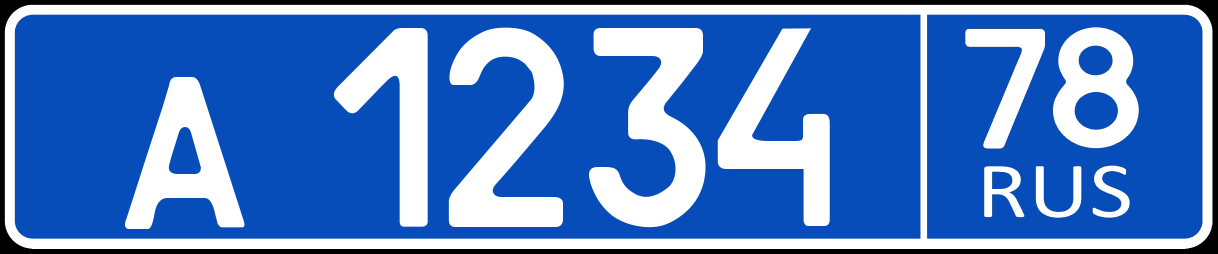
#> input picture ComputerVision/TesseractOpencv/ReadLettersFromvideo/test.png, 3654 x 762 px, given in place of the camera (shown at 1/3 size)
$ python cornerdec.py
#> lines starting #> are read from the running program, lines starting #| are printed output that depends on the picture; after the words box and inside, x2 and y2 are one past the last pixel; in counts of white or black regions, pixels touching at a corner belong together
### OpenCV/BasicPrograms/Object tracking/Cornerdetection/stackmodule.py
import cv2
import numpy as np

def stackImages(scale,imgArray):
    rows = len(imgArray)
    cols = len(imgArray[0])
    rowsAvailable = isinstance(imgArray[0], list)
    width = imgArray[0][0].shape[1]
    height = imgArray[0][0].shape[0]
    if rowsAvailable:
        for x in range ( 0, rows):
            for y in range(0, cols):
                if imgArray[x][y].shape[:2] == imgArray[0][0].shape [:2]:
                    imgArray[x][y] = cv2.resize(imgArray[x][y], (0, 0), None, scale, scale)
                else:
                    imgArray[x][y] = cv2.resize(imgArray[x][y], (imgArray[0][0].shape[1], imgArray[0][0].shape[0]), None, scale, scale)
                if len(imgArray[x][y].shape) == 2: imgArray[x][y]= cv2.cvtColor( imgArray[x][y], cv2.COLOR_GRAY2BGR)
        imageBlank = np.zeros((height, width, 3), np.uint8)
        hor = [imageBlank]*rows
        hor_con = [imageBlank]*rows
        for x in range(0, rows):
            hor[x] = np.hstack(imgArray[x])
        ver = np.vstack(hor)
    else:
        for x in range(0, rows):
            if imgArray[x].shape[:2] == imgArray[0].shape[:2]:
                imgArray[x] = cv2.resize(imgArray[x], (0, 0), None, scale, scale)
            else:
                imgArray[x] = cv2.resize(imgArray[x], (imgArray[0].shape[1], imgArray[0].shape[0]), None,scale, scale)
            if len(imgArray[x].shape) == 2: imgArray[x] = cv2.cvtColor(imgArray[x], cv2.COLOR_GRAY2BGR)
        hor= np.hstack(imgArray)
        ver = hor
    return ver

### OpenCV/BasicPrograms/Object tracking/Cornerdetection/cornerdec.py
import cv2
import stackmodule as stack
import numpy as np
cv2.namedWindow("Trackbars")
cv2.resizeWindow("Trackbars", 600,600)

def nothing(x):
    pass

cv2.createTrackbar("Gray min", "Trackbars", 66, 255, nothing)
cv2.createTrackbar("Gray max", "Trackbars", 255, 255, nothing)
cv2.createTrackbar("Arc len", "Trackbars", 74, 100, nothing)


cap=cv2.VideoCapture(0)
cap.set(cv2.CAP_PROP_FRAME_WIDTH, 1920)
cap.set(cv2.CAP_PROP_FRAME_HEIGHT, 1080)

while True:
    _, frame = cap.read()
#> frame is the input picture: shape (762, 3654, 3); mean B, G, R 196.2, 125.2, 78.5
    g_min = cv2.getTrackbarPos("Gray min", "Trackbars")
    g_max = cv2.getTrackbarPos("Gray max", "Trackbars")
    a_len = cv2.getTrackbarPos("Arc len", "Trackbars")
    a_len = a_len / 10000
    gray = cv2.cvtColor(frame, cv2.COLOR_BGR2GRAY)
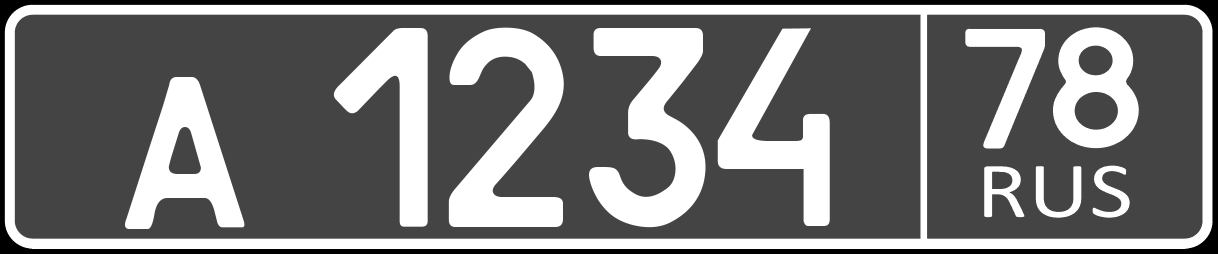
#> gray: shape (762, 3654) (shown at 1/3 size); min 0, max 255, mean 119.3
    blurred = cv2.GaussianBlur(gray, (5, 5), 0)
    ret, thresh = cv2.threshold(blurred, g_min, g_max, cv2.THRESH_BINARY_INV)
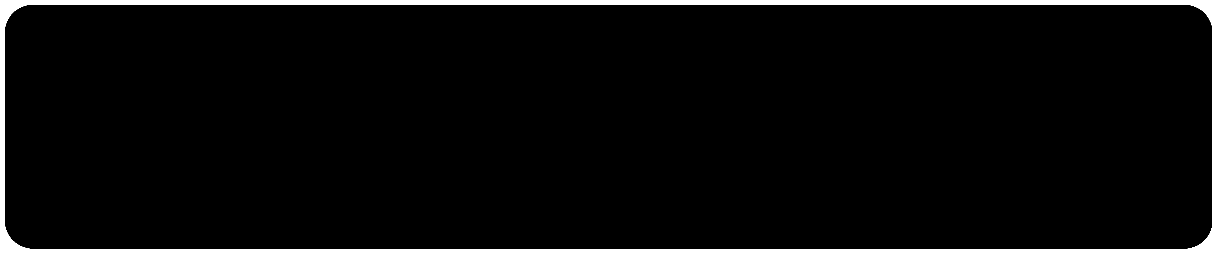
#> thresh: shape (762, 3654) (shown at 1/3 size); 4.7% white; 1 white region, box (x1, y1, x2, y2) and area: (0, 0, 3654, 762) 130509
#> ret = 66
    ret,thresh1 = cv2.threshold(gray,127,255,cv2.THRESH_BINARY_INV)
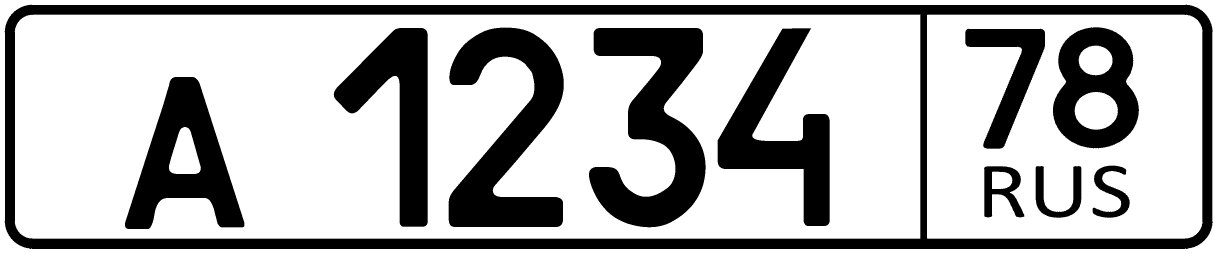
#> thresh1: shape (762, 3654) (shown at 1/3 size); 70.8% white; 11 black regions, largest, box (x1, y1, x2, y2) and area: (14, 14, 3638, 747) 267647, (1767, 84, 2117, 682) 105059, (1346, 83, 1691, 681) 102642
    ret,thresh2 = cv2.threshold(gray,127,255,cv2.THRESH_BINARY_INV)
    ret,thresh3 = cv2.threshold(gray,127,255,cv2.THRESH_TRUNC)
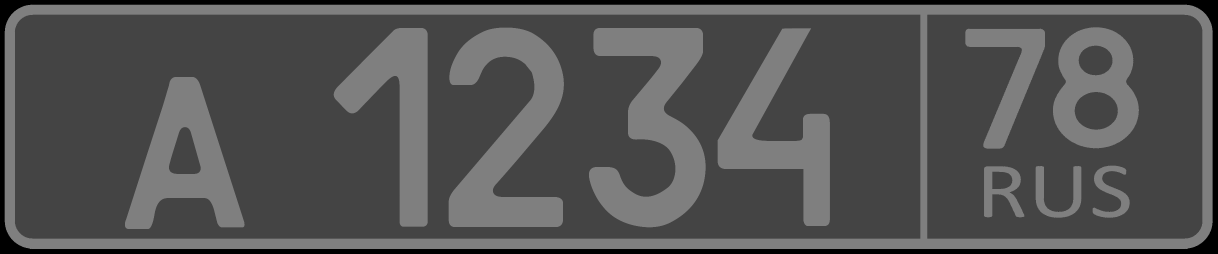
#> thresh3: shape (762, 3654) (shown at 1/3 size); min 0, max 127, mean 82.1
    ret,thresh4 = cv2.threshold(gray,127,255,cv2.THRESH_TOZERO)
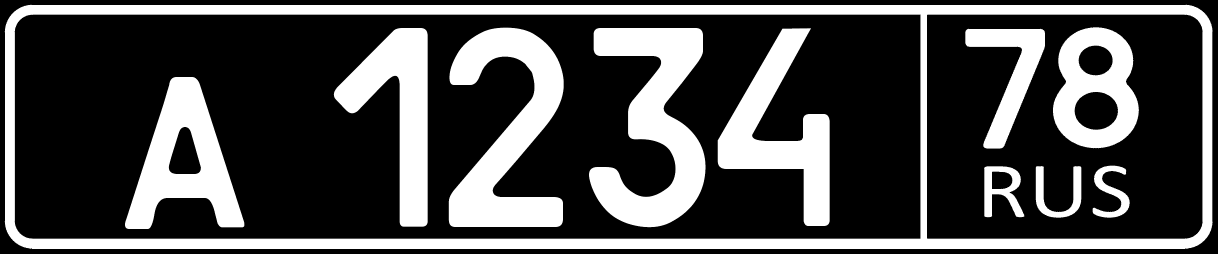
#> thresh4: shape (762, 3654) (shown at 1/3 size); min 0, max 255, mean 74.3
    ret,thresh5 = cv2.threshold(gray,127,255,cv2.THRESH_TOZERO_INV)
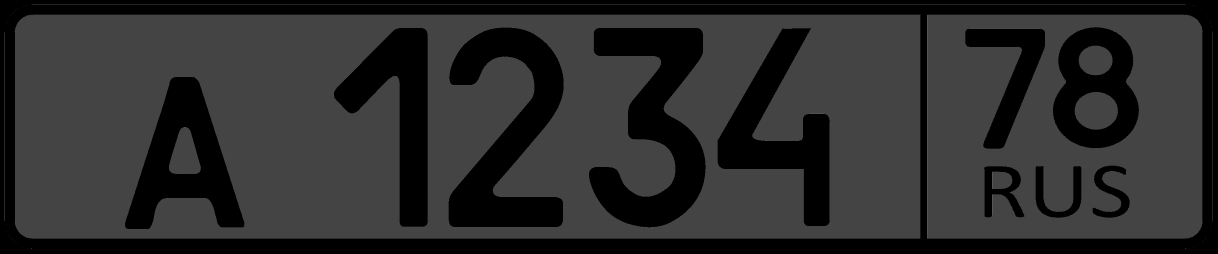
#> thresh5: shape (762, 3654) (shown at 1/3 size); min 0, max 127, mean 45

    test = cv2.bitwise_or(thresh,thresh1)
    #res1 = cv2.bitwise_and(frame,frame,mask=thresh)


    contours, hierarchy = cv2.findContours(thresh, cv2.RETR_EXTERNAL, cv2.CHAIN_APPROX_SIMPLE)
#> contours = [[[0, 0], [0, 761], [3653, 761], [3653, 0]]]
    for contour in contours:
        approx = cv2.approxPolyDP(contour, a_len*cv2.arcLength(contour,True), True)
        cv2.drawContours(frame,[approx] ,-1,(0,0,255),3)
#> this loop made 1 pass
#> approx on pass 1: [[0, 0], [0, 761], [3653, 761], [3653, 0]]
    imgStack = stack.stackImages(0.2,([test,thresh,],[thresh2, thresh3],[thresh4,thresh5]))
#> after the loop in stackImages, `for x in range(0, rows):`: hor = 3 items
#> in stackImages, `ver = np.vstack(hor)`:
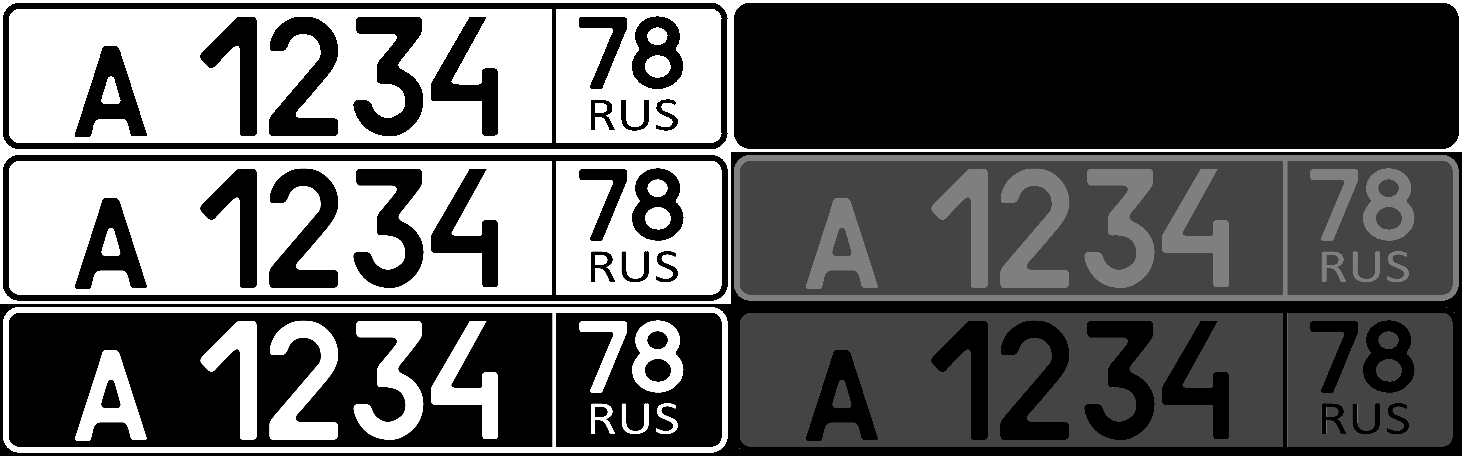
#> ver: shape (456, 1462, 3); min 0, max 255, mean 95.7
    cv2.imshow("Stacked", imgStack)
    key = cv2.waitKey(1)
#> (key Esc is pressed here)
    if key == 27: #esc
        cv2.destroyAllWindows()
        break
